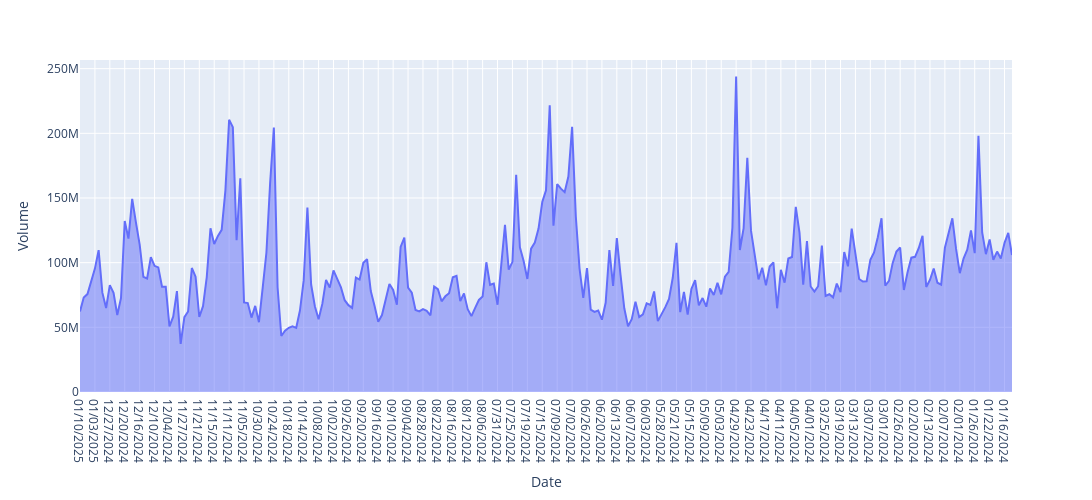

This figure's notebook cell:
### Code cell
px.area(data, x="Date",y = "Volume",width= 1300, height=500)

### Figure 1 — Plotly figure (JSON) as saved in the notebook; plotly's stock layout.template omitted (floating-point values rounded to 4 significant figures; data arrays with more than 128 entries replaced by an {"elided": "..."} marker saying what was removed)
{"data": [{"fillpattern": {"shape": ""}, "hovertemplate": "Date=%{x}<br>Volume=%{y}<extra></extra>", "legendgroup": "", "line": {"color": "#636efa"}, "marker": {"symbol": "circle"}, "mode": "lines", "name": "", "orientation": "v", "showlegend": false, "stackgroup": "1", "type": "scatter", "x": {"elided": "251 str values"}, "xaxis": "x", "y": {"elided": "251 int values"}, "yaxis": "y"}], "layout": {"height": 500, "legend": {"tracegroupgap": 0}, "margin": {"t": 60}, "width": 1300, "xaxis": {"anchor": "y", "domain": [0, 1], "title": {"text": "Date"}}, "yaxis": {"anchor": "x", "domain": [0, 1], "title": {"text": "Volume"}}}}
